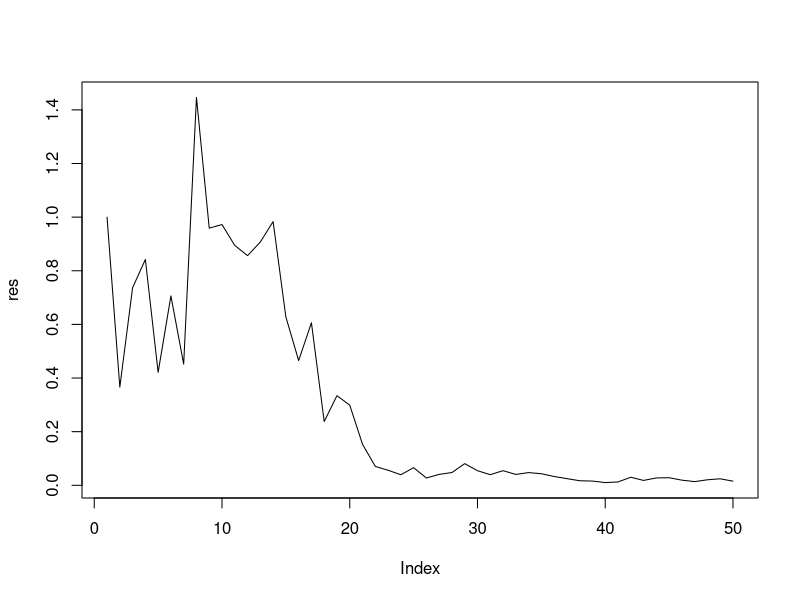
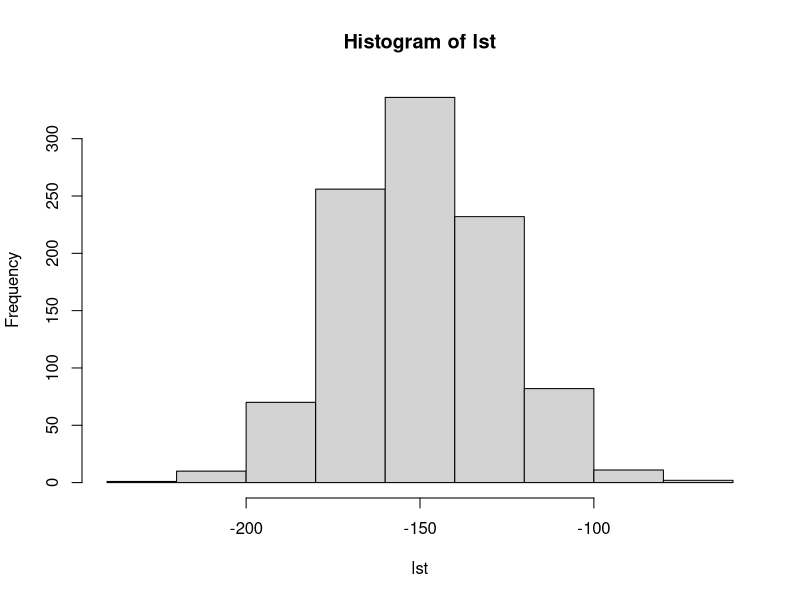
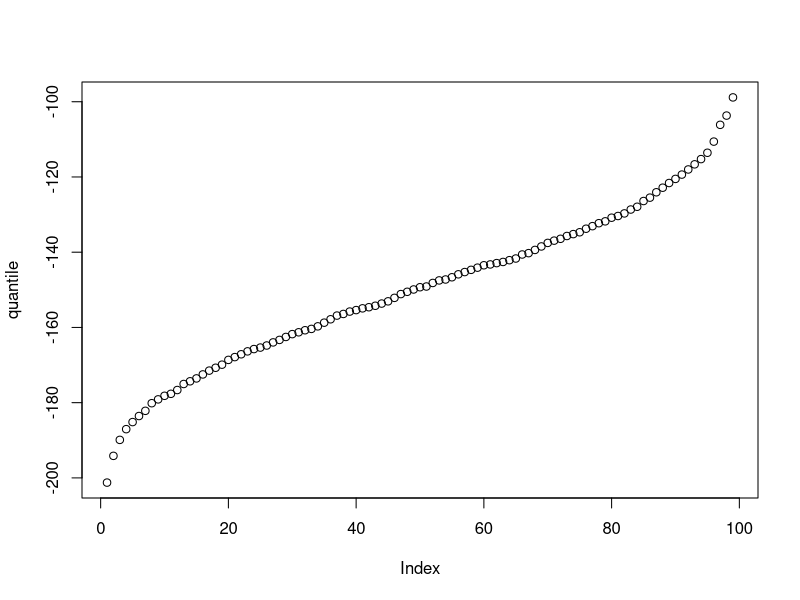
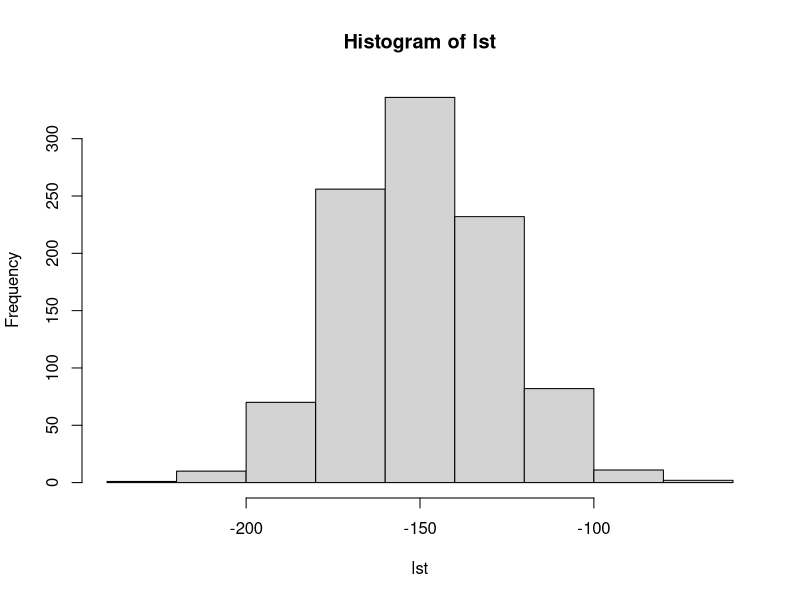
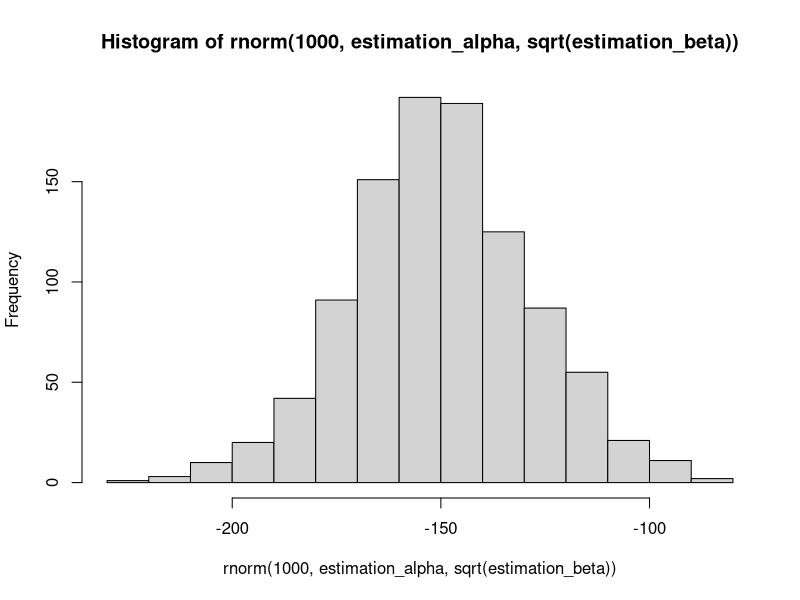
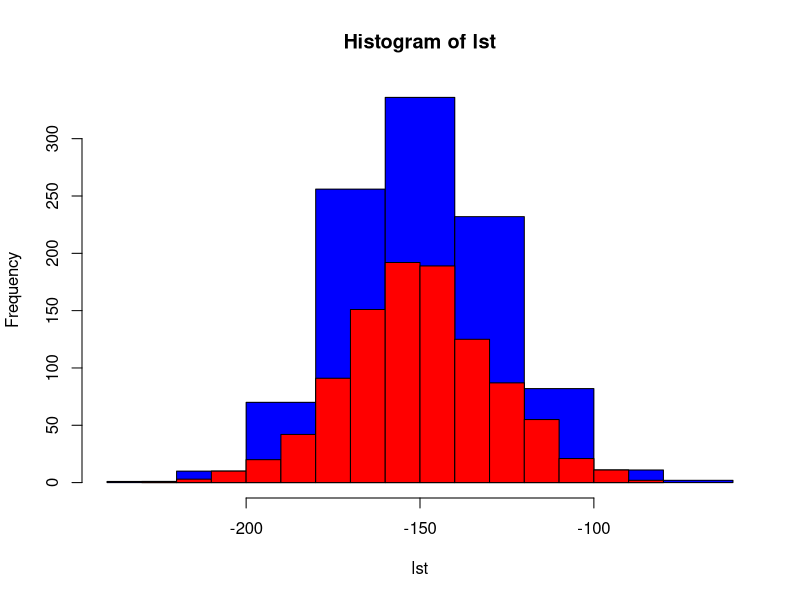
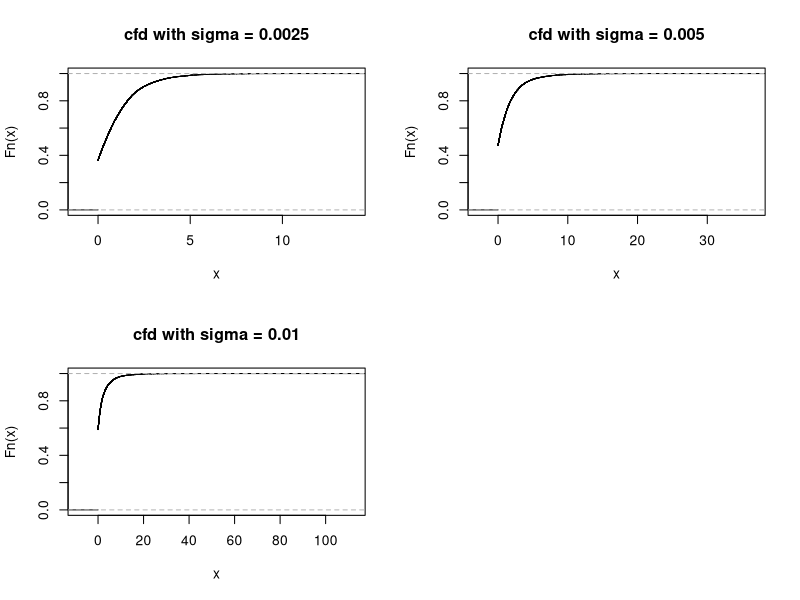

R code for these plots, in order:
library(ggplot2)
gbm <- function(t, mu, sigma, S0){
  #comute Geometric browian movement
  #Parameters: 
  #x: time of prediction
  #mu: drift
  #sigma: volatilty
  #S0: value of stock at the end of the zero day
  #return: 
  #res: vector: all value from 0 to t of GBM prediction 
  res <- numeric(t)
  res[1] <- S0
  z <- rnorm(t,0,1)
  for (i in seq(from=2, to=t, by=1)){
    res[i] <- res[i-1] * exp((mu - 0.5*sigma) + sqrt(sigma)* z[i])
  }
  return(res)
}
res <- gbm(50, 0.1, 0.3, 1)
plot(res, type="l")

#22.6.1 Simulating S 
st <- numeric(1000)
for (i in seq(1000)){
  res <- gbm(1000, 0.1, 0.5, 1)
  st[i] <- res[1000]
}
lst = unlist(lapply(st, log))

#histogram
hist(lst)

#test normalité
shapiro.test(lst)
# p-valye = 0.6 -> valeur non significative -> On ne peut pas rejet la normalit? 
quantile = quantile(lst,probs = seq(0.01,0.99,0.01))
plot(quantile)

#calcule param?tre de la loi Normal ont utilise la moyenne et la variance corrig? 
#estimateur qui maximise la vraisemblance
estimation_alpha = mean(lst)
estimation_beta = var(lst)

#comparaison lst et N(alpha, beta)
p1 <- hist(lst)
p2 <- hist(rnorm(1000,estimation_alpha,sqrt(estimation_beta)))
plot( p1, col="blue")
plot( p2, col="red", add=T)


#test find alpha and beta 
vec_mu <- c(0.1, 0.2, 0.5, 0.8)
vec_sigma <- c(0.05, 0.1, 0.2, 0.4)
data <- expand.grid(vec_mu, vec_sigma)
count <- 1
for (mu in vec_mu){
  for (sigma in vec_sigma){
    st = numeric(100)
    for (i in seq(1000)){
      res = gbm(100, mu, sigma, 1)
      st[i] = res[100]
    }
    lst = unlist(lapply(st, log))
    data[count, 3] <- mean(lst)
    data[count,4]  <- var(lst) 
    count = count + 1
  }
}
colnames(data) <- c('mu', 'sigma', 'mean_sample', 'var_sample')

# On peut appercevoir que lorsque sigma (volatility) augmente la moyenne 
# de l'échantillon augmente et lorsque mu (drift) augmente la moyenne décroit
# on peut constater que la volatiliy donne l'ordre de grandeur. 
# Pour la variance elle a tendance à croitre lorsque le drift augmente et la volatility 
# semble n'avoir aucun impat sur cette dernière. 

#c22.6.2 Estimating ES(t)

simul_s <- function(mu, sigma, t){
  n <- 10000
  vec_st <- numeric(n)
  for (i in seq(n)){
    res  <- gbm(t, mu, sigma, 1)
    vec_st[i] <- res[length(res)]
  }
  estimate_E <- mean(vec_st)
  S <- var(vec_st)
  ci_E_inf <- estimate_E - 1.96*(S/sqrt(n))
  ci_E_sup <- estimate_E + 1.96*(S/sqrt(n))
  p  <- length(which(vec_st>1))/n
  ci_p_inf <- p - 1.96*sqrt( p*(1-p) / n)
  ci_p_sup <- p + 1.96*sqrt( p*(1-p) / n)
  return(list("estimate_E" = estimate_E, "ci_E_inf" = ci_E_inf, "ci_E_sup" = ci_E_sup, "p" = p, "ci_p_inf" = ci_p_inf, "ci_p_sup" = ci_p_sup))
  
} 


vec_mu <- c(0.05, 0.01, 0.01)
vec_sigma <- c(0.0025, 0.0025, 0.01)
est_E    <- numeric(3)
ci_E_inf <- numeric(3)
ci_E_sup <- numeric(3)
est_p    <- numeric(3)
ci_p_inf <- numeric(3)
ci_p_sup <- numeric(3)
for (i in seq(3)){
  res         <- simul_s(vec_mu[i], vec_sigma[i], 100)
  est_E[i]    <- res["estimate_E"]
  ci_E_inf[i] <- res["ci_E_inf"]
  ci_E_sup[i] <- res["ci_E_sup"]
  est_p[i]    <- res["p"]
  ci_p        <- res["ci_p"]
  ci_p_inf[i] <- res["ci_p_inf"]
  ci_p_sup[i] <- res["ci_p_sup"]
}


data2 <- data.frame("mu" = vec_mu,
                    "sigma"= vec_sigma,
                    "est_E"= unlist(est_E),
                    "ci_E_inf" = unlist(ci_E_inf),
                    "ci_E_sup" = unlist(ci_E_sup),
                    "est_p"= unlist(est_p),
                    "ci_p_inf" = unlist(ci_p_inf),
                    "ci_p_sup" = unlist(ci_p_sup)
                    )
                    


#22.6.3 Down-and-out-call-option
V_t <- function(t, mu, sigma, K, B,  S0 = 1){
  v <- numeric(10000)
  for (i in seq(10000)){
    res <- gbm(t, mu, sigma, S0)
    s_t <- res[length(res)]
    if (s_t >= K && min(res) > B){
      v[i] <- s_t - K 
    } else {
      v[i] <- 0
    }
  }
  return(v)
}



mu    <-  0.01
vec_sigma <- c(0.0025, 0.005, 0.01)
K <- 2 
t <- 100 
B <- 0.2
p_v <- numeric(3)
vec_v <- list()
c <- 1
for (sigma in vec_sigma){
  v <- V_t(t, mu, sigma, K, B)
  vec_v[[c]] <- v
  p_v[c] <- length(which(v>0))/10000
  c <- c + 1 
}

cdf_1 <- ecdf(vec_v[[1]])
cdf_2 <- ecdf(vec_v[[2]])
cdf_3 <- ecdf(vec_v[[3]])

attach(mtcars)
par(mfrow=c(2,2))
plot(cdf_1, main='cfd with sigma = 0.0025')
plot(cdf_2, main='cfd with sigma = 0.005')
plot(cdf_3, main='cfd with sigma = 0.01')

#Quand Sigma augmente la probabilité d'être égale à 0 augmente. 